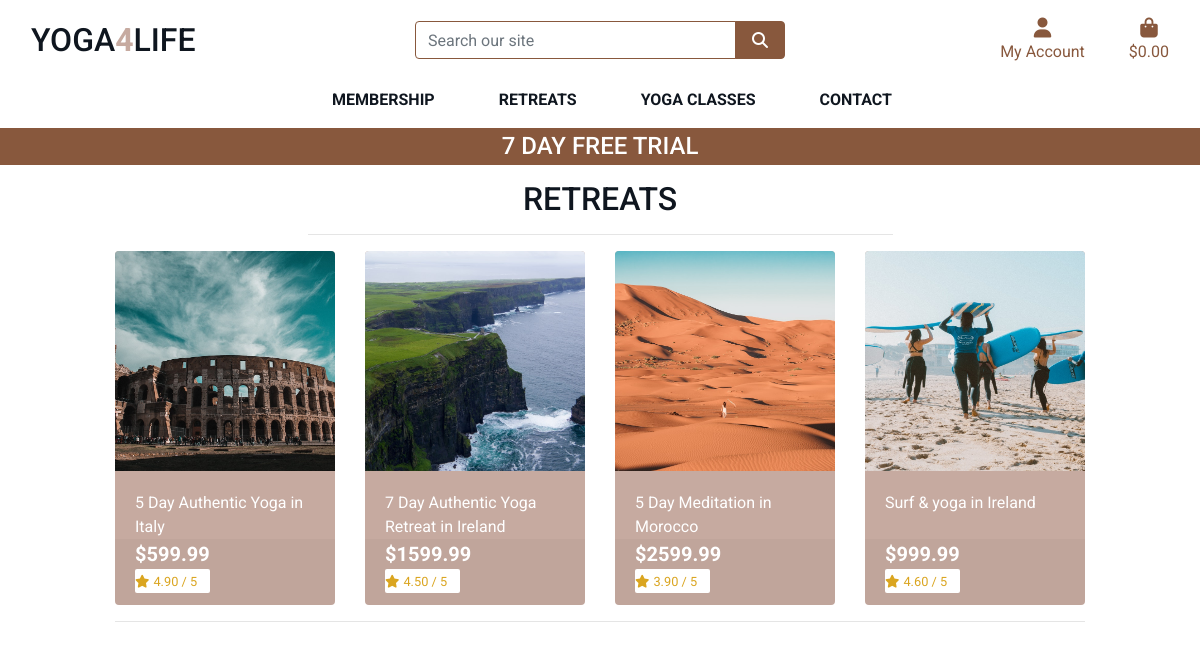
/retreats/, run on the app's committed database.
### retreats/models.py (models this page shows, shortened)
class Retreat(models.Model):
    category = models.ForeignKey('Category', null=True, blank=True, on_delete=models.SET_NULL)
    sku = models.CharField(max_length=254, null=True, blank=True)
    name = models.CharField(max_length=254)
    description = models.TextField()
    price = models.DecimalField(max_digits=6, decimal_places=2)
    rating = models.DecimalField(max_digits=6, decimal_places=2, null=True, blank=True)
    image_url = models.URLField(max_length=1024, null=True, blank=True)
    image = models.ImageField(null=True, blank=True)

### retreats/views.py (the view, shortened to what this page needs)
# urls.py: path('', views.all_retreats, name='retreats'),
def all_retreats(request):
    retreats = Retreat.objects.all()
    categories = None
    query = None
    context = {
        'retreats': retreats,
        'search_term': query,
        'current_categories': categories,
    }
    return render(request, 'retreats/retreats.html', context)

### cart/contexts.py (called while the page is built, shortened)
def cart_contents(request):
    cart_items = []
    total = 0
    retreat_count = 0
    cart = request.session.get('cart', {})
    grand_total = total
    context = {
        'cart_items': cart_items,
        'total': total,
        'retreat_count': retreat_count,
        'grand_total': grand_total,
    }
    return context

### retreats/templates/retreats/retreats.html (shortened to what this page needs)
{% extends "base.html" %}
{% load static %}
{% block page_header %}
    <div class="container header-container">
    </div>
{% endblock %}
{% block content %}
    <div class="container-fluid">
        <div class="row">
            <div class="col text-center mt-3">
                <h2 class="logo-font">Retreats</h2>
                <hr class="w-50 mb-1">
            </div>
        </div>
        <div class="row">
            <div class="retreat-container col-10 offset-1">
                <div class="row">
                    {% for retreat in retreats %}
                        <div class="col-sm-6 col-md-6 col-lg-4 col-xl-3">
                            <div class="card h-100 border-0">
                                {% if retreat.image %}
                                <a href="{% url 'retreat_detail' retreat.id %}">
                                    <div class="image">
                                        <img class="card-img-top" src="{{ retreat.image.url }}" alt="{{ retreat.name }}">
                                    </div>
                                </a>
                                {% else %}
                                <a href="{% url 'retreat_detail' retreat.id %}">
                                    <div class="image">
                                        <img class="card-img-top" src="{{ MEDIA_URL }}noimage.png" alt="{{ retreat.name }}">
                                    </div>
                                </a>
                                {% endif %}
                                <div class="card-body pb-0">
                                    <p class="mb-0">{{ retreat.name }}</p>
                                </div>
                                <div class="card-footer pt-0 border-0 text-left">
                                    <div class="row">
                                        <div class="col">
                                            <p class="lead mb-0 text-left font-weight-bold">${{ retreat.price }}</p>
                                            {% if retreat.rating %}
                                            <div class="card-white-sm">
                                                <small class="text-gold"><i class="fas fa-star mr-1"></i>{{ retreat.rating }} / 5</small>
                                            </div>
                                            {% else %}
                                                <small class="text-gold">No Rating</small>
                                            {% endif %}
                                        </div>
                                    </div>
                                </div>
                            </div>
                        </div>
                        {% if forloop.counter|divisibleby:4 %}
                            <div class="col-12 d-none d-xl-block mb-5">
                                <hr>
                            </div>
                        {% endif %}
                    {% endfor %}
                </div>
            </div>
        </div>
    </div>
{% endblock %}

### templates/base.html (shortened to what this page needs)
{% load static %}
<!doctype html>
<html lang="en">
  <head>
    {% block corecss %}
        <link rel="stylesheet" href="https://stackpath.bootstrapcdn.com/bootstrap/4.4.1/css/bootstrap.min.css">
        <link rel="stylesheet" href="{% static 'css/base.css' %}">
    {% endblock %}
  </head>
  <body>
     <header class="container-fluid fixed-top">
        <div id="topnav" class="row bg-white pt-lg-2 d-none d-lg-flex">
            <div class="col-12 col-lg-4 my-auto py-1 py-lg-0 text-center text-lg-left">
                <a href="{% url 'home' %}" class="nav-link main-logo-link">
                    <h2 class="logo-font text-black my-0">Yoga<strong class="text-pink">4</strong>Life</h2>
                </a>
            </div>
            <div class="col-12 col-lg-4 my-auto py-1 py-lg-0">
                <form method="GET" action="{% url 'retreats' %}">
                    <div class="input-group w-100">
                        <input class="form-control border border-brown rounded-1" type="text" name="q" placeholder="Search our site">
                        <div class="input-group-append">
                            <button class="form-control btn btn-brown border border-brown rounded-1" type="submit">
                                <span class="icon">
                                    <i class="fas fa-search"></i>
                                </span>
                            </button>
                        </div>
                    </div>
                </form>
            </div>
            <div class="col-12 col-lg-4 my-auto py-1 py-lg-0">
                <ul class="list-inline list-unstyled text-center text-lg-right my-0">
                    <li class="list-inline-item dropdown">
                        <a class="text-black nav-link" href="#" id="user-options" data-toggle="dropdown" aria-haspopup="true" aria-expanded="false">
                            <div class="text-center text-brown">
                                <div><i class="fas fa-user fa-lg "></i></div>
                                <p class="my-0">My Account</p>
                            </div>
                        </a>
                    </li>
                    <li class="list-inline-item">
                        <a class="{% if grand_total %}text-gold font-weight-bold{% else %}text-brown{% endif %} nav-link" href="{% url 'view_cart' %}">
                            <div class="text-center">
                                <div><i class="fas fa-shopping-bag fa-lg"></i></div>
                                <p class="my-0">
                                    {% if grand_total %}
                                        ${{ grand_total|floatformat:2 }}
                                    {% else %}
                                        $0.00
                                    {% endif %}
                                </p>
                            </div>
                        </a>
                    </li>
                </ul>
            </div>
        </div>
        <div class="row bg-white">
            <nav class="navbar navbar-expand-lg navbar-light w-100">
                {% include 'includes/main-nav.html' %}
            </nav>
        </div>
        <div id="promotions-banner" class="row text-center">
            <div class="col bg-brown text-white">
                <h4 class="logo-font-white my-1">7 Day FREE Trial </h4>
            </div>
        </div>
    </header>
    {% block page_header %}
    {% endblock %}
    {% block content %}
    {% endblock %}
  </body>
</html>

### templates/includes/main-nav.html (shortened to what this page needs)
<div class="collapse navbar-collapse" id="main-nav">
    <ul class="navbar-nav w-auto mx-auto">
        <li class="nav-item dropdown">
            <a class="logo-font font-weight-bold nav-link text-black mr-5" href="#" id="membership-link" data-toggle="dropdown" aria-haspopup="true" aria-expanded="false">
                Membership
            </a>
        </li>
        <li class="nav-item dropdown">
            <a class="logo-font font-weight-bold nav-link text-black mr-5" href="#" id="retreats-link" data-toggle="dropdown" aria-haspopup="true" aria-expanded="false">
                Retreats
            </a>
        </li>
        <li class="nav-item dropdown">
            <a class="logo-font font-weight-bold nav-link text-black mr-5" href="#" id="yoga-classes-link" data-toggle="dropdown" aria-haspopup="true" aria-expanded="false">
                Yoga Classes
            </a>
        </li>
        <li class="nav-item dropdown">
            <a class="logo-font font-weight-bold nav-link text-black" href="#" id="contact-link" data-toggle="dropdown" aria-haspopup="true" aria-expanded="false">
                Contact
            </a>
        </li>
    </ul>
</div>

### static/css/base.css (style rules this page uses)
html { height: 100%; }
body { height: calc(100vh - 164px); color: #555; font-family: 'Roboto', sans-serif; }
.icon { align-items: center; display: inline-flex; justify-content: center; height: 1.5rem; width: 1.5rem; }
.logo-font { text-transform: uppercase; color: #0f161f; }
.logo-font-white { text-transform: uppercase; color: white; }
.main-logo-link { width: fit-content; }
.btn-brown { background: #88583d; color: white; }
.text-pink { color:#c6aaa0 !important; }
.text-brown { color: #88583d; }
.text-black { color:#0f161f !important; }
.card-white-sm { padding: 4px, 2px; background-color: white; border-radius: 2px; max-width: 75px; }
.text-gold { color: goldenrod !important; }
.border-brown { border: 1px solid #88583d !important; }
.bg-brown { background: #88583d; }
.card { color: white; background-color:#c6aaa0; border-radius: 4px; overflow: hidden; }
.image { position:relative; overflow:hidden; padding-bottom:100%; }
.image img { position: absolute; max-height: 100%; top: 50%; left: 50%; transform: translateX(-50%) translateY(-50%); }
.card-img-top { width: auto; }
@media (min-width: 1200px) { .container { max-width: 80%; } }
@media (min-width: 992px) { .header-container { padding-top: 164px; } }

### data on the page
Retreat: image (picture), name "5 Day Authentic Yoga in Italy", price "599.99", rating "4.90"
Retreat: image (picture), name "7 Day Authentic Yoga Retreat in Ireland", price "1599.99", rating "4.50"
Retreat: image (picture), name "5 Day Meditation in Morocco", price "2599.99", rating "3.90"
Retreat: image (picture), name "Surf & yoga in Ireland", price "999.99", rating "4.60"
